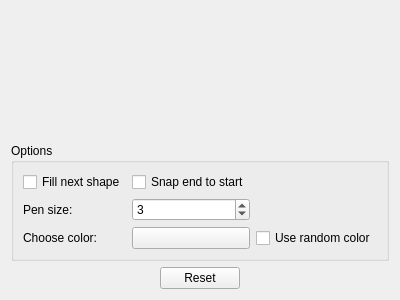
<?xml version="1.0" encoding="UTF-8"?>
<ui version="4.0">
 <class>DoodlePlot</class>
 <widget class="QWidget" name="DoodlePlot">
  <property name="geometry">
   <rect>
    <x>0</x>
    <y>0</y>
    <width>400</width>
    <height>300</height>
   </rect>
  </property>
  <property name="windowTitle">
   <string>Form</string>
  </property>
  <layout class="QVBoxLayout" name="verticalLayout" stretch="1,0,0">
   <item>
    <widget class="QCustomPlot" name="plot" native="true">
     <property name="cursor">
      <cursorShape>CrossCursor</cursorShape>
     </property>
    </widget>
   </item>
   <item>
    <widget class="QGroupBox" name="groupBox">
     <property name="title">
      <string>Options</string>
     </property>
     <layout class="QGridLayout" name="gridLayout">
      <item row="2" column="0">
       <widget class="QLabel" name="label">
        <property name="text">
         <string>Pen size:</string>
        </property>
       </widget>
      </item>
      <item row="3" column="1">
       <widget class="QPushButton" name="pushButton_color">
        <property name="text">
         <string/>
        </property>
       </widget>
      </item>
      <item row="0" column="0">
       <widget class="QCheckBox" name="checkBox_fill">
        <property name="text">
         <string>Fill next shape</string>
        </property>
       </widget>
      </item>
      <item row="2" column="1">
       <widget class="QSpinBox" name="spinBox_size">
        <property name="minimum">
         <number>1</number>
        </property>
        <property name="value">
         <number>3</number>
        </property>
       </widget>
      </item>
      <item row="3" column="0">
       <widget class="QLabel" name="label_2">
        <property name="text">
         <string>Choose color:</string>
        </property>
       </widget>
      </item>
      <item row="0" column="1">
       <widget class="QCheckBox" name="checkBox_snap">
        <property name="text">
         <string>Snap end to start</string>
        </property>
       </widget>
      </item>
      <item row="0" column="2">
       <spacer name="horizontalSpacer_3">
        <property name="orientation">
         <enum>Qt::Horizontal</enum>
        </property>
        <property name="sizeHint" stdset="0">
         <size>
          <width>40</width>
          <height>20</height>
         </size>
        </property>
       </spacer>
      </item>
      <item row="3" column="2">
       <widget class="QCheckBox" name="checkBox_rand">
        <property name="text">
         <string>Use random color</string>
        </property>
       </widget>
      </item>
     </layout>
    </widget>
   </item>
   <item>
    <layout class="QHBoxLayout" name="horizontalLayout">
     <item>
      <spacer name="horizontalSpacer">
       <property name="orientation">
        <enum>Qt::Horizontal</enum>
       </property>
       <property name="sizeHint" stdset="0">
        <size>
         <width>40</width>
         <height>20</height>
        </size>
       </property>
      </spacer>
     </item>
     <item>
      <widget class="QPushButton" name="pushButton_reset">
       <property name="text">
        <string>Reset</string>
       </property>
      </widget>
     </item>
     <item>
      <spacer name="horizontalSpacer_2">
       <property name="orientation">
        <enum>Qt::Horizontal</enum>
       </property>
       <property name="sizeHint" stdset="0">
        <size>
         <width>40</width>
         <height>20</height>
        </size>
       </property>
      </spacer>
     </item>
    </layout>
   </item>
  </layout>
 </widget>
 <customwidgets>
  <customwidget>
   <class>QCustomPlot</class>
   <extends>QWidget</extends>
   <header>QCustomPlot\qcustomplot.h</header>
   <container>1</container>
  </customwidget>
 </customwidgets>
 <resources/>
 <connections/>
</ui>
